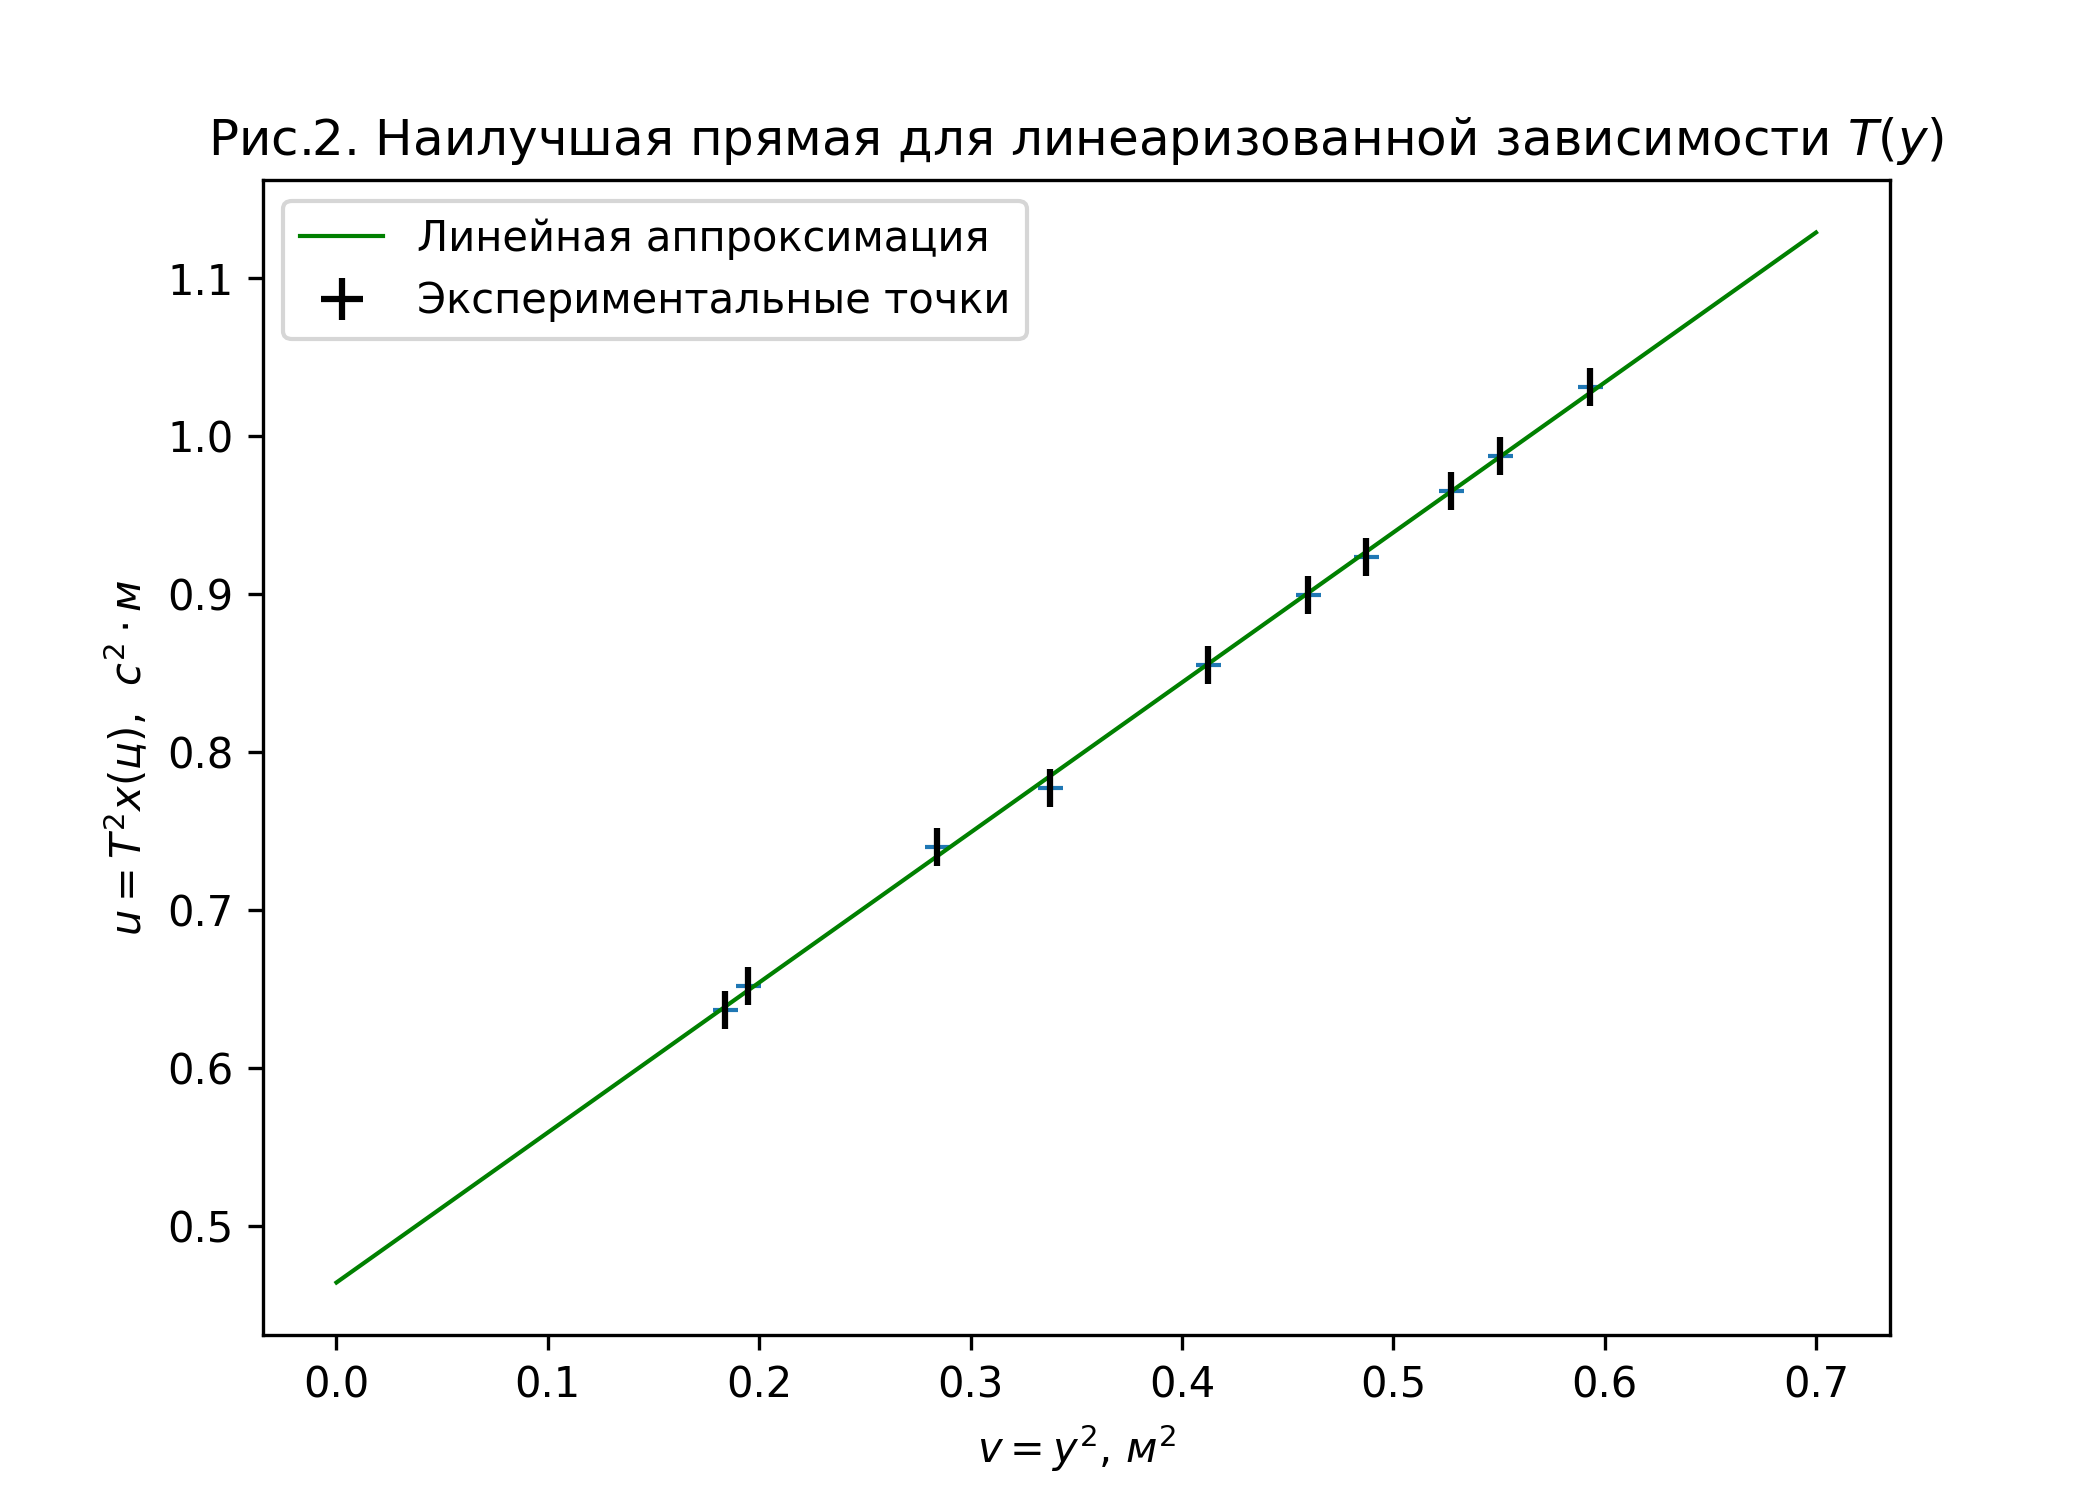

This chart was generated by the following Python code:
import matplotlib.pyplot as plt
import numpy as np
t = np.array([ 1.45, 1.46, 1.50, 1.51, 1.55, 1.57, 1.58, 1.60, 1.61, 1.63])
y = np.array([ 0.429, 0.441, , 58.1, 64.2, 67.8, 69.8, 72.6, 74.2, 77.0])
x = np.array([ 30.3, 30.6, 32.9, 34.1, 35.6, 36.5, 37.0, 37.7, 38.1, 38.8])

print(y)
print(x)
u = (t**2)*x
v = y**2
print(u)
print(v)
k, b = np.polyfit(v, u, 1)
print(k)
print(b)
sigma_u = u * np.sqrt(4 * (0.01 / t)**2 + (0.0001/x)**2)
sigma_v = 2 * y * 0.0001
print(sigma_u)
print(sigma_v)

N = len(v)
mu = np.mean(u)
mv = np.mean(v)
mv2 = np.mean(v**2) 
mu2 = np.mean(u**2)
muv = np.mean (u * v)
sigma_k = np.sqrt(1/(N-2) * ( (mu2 - mu**2)/(mv2 - mv**2) - k**2 ) )
sigma_b = sigma_k * np.sqrt(mv2)
print("sigma_k = %.3f, sigma_b = %.3f" % (sigma_k, sigma_b))


fig, ax = plt.subplots(figsize=(7, 5), dpi = 300)

ax.plot(v, u, "+")
ax.set_ylabel("$u=T^2 x(ц)$,  $с^2 \cdot м$")
ax.set_xlabel("$v=y^2$, $м^2$")
ax.set_title('Рис.2. Наилучшая прямая для линеаризованной зависимости $T(y)$')
x = np.array([0., 0.7]) 
ax.plot(x, k * x + b, "g",linewidth=1, label="Линейная аппроксимация")
ax.errorbar(v, u, xerr=0.0014, yerr=0.012,color='k', linestyle='None' , label="Экспериментальные точки")
ax.legend() 

plt.savefig("laba2.png")
